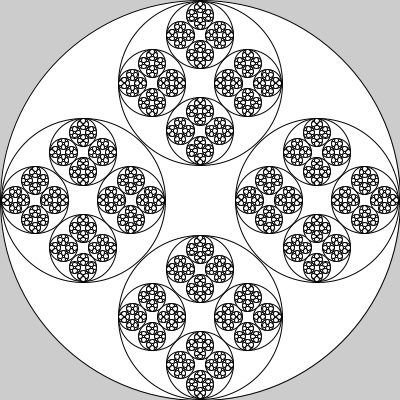
Frame 1 (no input)
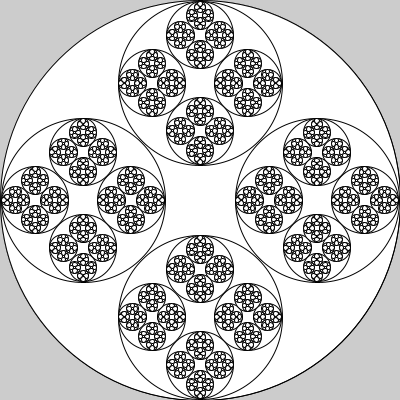
Frame 2 (the mouse pressed at the canvas centre, redrawn once)

The Processing sketch that drew these frames (run headless with seeded random() and noise(); the mouse was pressed at the canvas centre and the sketch redrawn once):

// Processing sketch: sk_recursive_circles4
// ── sk_recursive_circles4.pde
void setup()
{
  size( 400, 400 );
  noLoop();  // アニメーションしない
}

void draw()
{
  drawCircle( width/2, height/2, 200, 5 );  // 最初の再帰呼び出し
}

/**
  再帰関数：円を再帰的に上下左右に描画する
*/
void drawCircle( float fX, float fY, float fRadius, int iLevel )
{
  ellipseMode( RADIUS );
  circle( fX, fY, fRadius );
  
  if( iLevel > 0 )
  {
    float fDistance = fRadius * 0.585;  // 中心から子まで距離
    float fNewRadius = fRadius * 0.41; // 子の半径
    drawCircle( fX - fDistance, fY, fNewRadius, iLevel - 1 );  // 再帰呼び出し：左
    drawCircle( fX + fDistance, fY, fNewRadius, iLevel - 1 );  // 再帰呼び出し：右
    drawCircle( fX, fY - fDistance, fNewRadius, iLevel - 1 );  // 再帰呼び出し：上
    drawCircle( fX, fY + fDistance, fNewRadius, iLevel - 1 );  // 再帰呼び出し：下
  }
}
